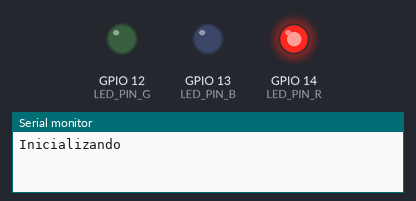
Simulated run of this sketch. Board: ESP32. Shown: output pins drawn as LEDs (lit = HIGH), the last lines printed to the serial monitor. WiFi joins after 1.5 s; servers stay silent unless stated; a WiFi scan finds three made-up networks; storage starts empty.

Above: at 0.1 s.
At 2.1 s:
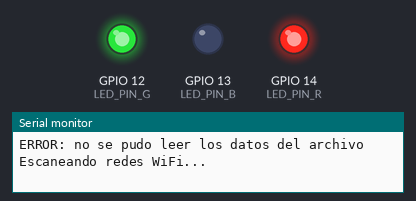
At 37.6 s:
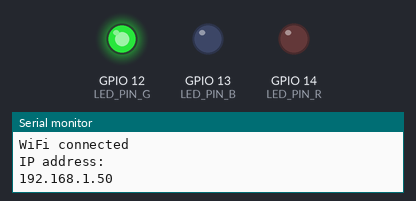
Timing chart, 0 to 40.0 s (numbered marks = the images above):
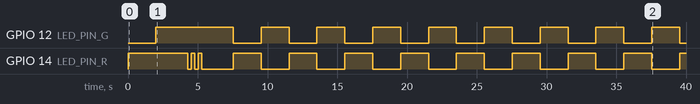

Measured:
- by itself, GPIO 12 (LED_PIN_G): repeats every 4.0 s: LOW 2.0 s, HIGH 2.0 s
- by itself, GPIO 14 (LED_PIN_R): LOW → HIGH at 0.00 s, → LOW 4.3 s later, → HIGH 0.25 s later, → LOW 0.25 s later, … (23 changes in this stretch)

The sketch:

Modulo_0.ino
```cpp
#include <Arduino.h>
#include "FS.h"
#include "SD.h"
#include "SPI.h"
#include <WiFi.h>


#define LED_PIN_R 14
#define LED_PIN_G 12
#define LED_PIN_B 13

String datosW[2];

/* ------------------------------------------------------- */

void parpadeoLed(int pinLed){
  digitalWrite(pinLed, !digitalRead(pinLed));
}

/* ------------------------------------------------------- */
bool escanearWifi(){
  Serial.println("Escaneando redes WiFi...");
    bool res = false;
    // WiFi.scanNetworks will return the number of networks found
    int n = WiFi.scanNetworks();
    Serial.println("Escaneo completo");
    if (n == 0) {
        Serial.println("ERROR: No se encuentran redes WiFi");
        return res;
    } else {
        Serial.print(n);
        Serial.println(" redes disponibles.");
        Serial.print("Buscando red ");
        Serial.print(datosW[0]);
        Serial.println(" de la configuración.");

        for (int i = 0; i < n; ++i) {
            // Print SSID and RSSI for each network found
            datosW[0].trim();
            if( WiFi.SSID(i) == datosW[0] ){
              Serial.print("Red registrada: ");
              res = true;
              }
              else{
                Serial.print("Red desconocida: ");
              }
            Serial.println(WiFi.SSID(i));
        }
    }
    Serial.println("");
    return res;
}


/* ------------------------------------------------------- */
void conectarWifi(const char* ssid, const char* pass){
    Serial.print("Connecting to ");
    Serial.println(ssid);

    WiFi.begin(ssid, pass);

    while (WiFi.status() != WL_CONNECTED) {
        delay(250);
        parpadeoLed(LED_PIN_R);
    }

    Serial.println("");
    Serial.println("WiFi connected");
    Serial.println("IP address: ");
    Serial.println(WiFi.localIP());

    //return WiFi.status();
}


/* ------------------------------------------------------- */
bool leerArchivoWiFi(fs::FS &fs, const char * path){

    Serial.printf("Accediendo al archivo: %s\n", path);

    File file = fs.open(path);
    if(!file){
        Serial.print("ERROR: No se pudo encontrar el archivo ");
        Serial.println(path);
        return false;
    }
    int lineas = 0;
    char ch;
    while(file.available()){
        ch=file.read();
        if(ch == '\n'){
          lineas++;
        }
        else{
          datosW[lineas] = datosW[lineas] + ch;
        }
    }
    file.close();
    return true;
}


/* ------------------------------------------------------- */
bool inicializarSd(){
  if(!SD.begin()){
        Serial.println("Error: No se pudo montar tarjeta SD");
        return false;
    }

    //
    uint8_t cardType = SD.cardType();

    if(cardType == CARD_NONE){
        Serial.println("Error: No hay tarjeta SD en el lector");
        return false;
    }

    uint64_t cardSize = SD.cardSize() / (1024 * 1024);
    Serial.printf("Tamaño de tarjeta SD: %lluMB\n", cardSize);
    return true;
}


/* ------------------------------------------------------- */
void setup() {
  // put your setup code here, to run once:
      pinMode(LED_PIN_R, OUTPUT);
      pinMode(LED_PIN_G, OUTPUT);
      pinMode(LED_PIN_B, OUTPUT);

      Serial.begin(115200);
      Serial.println("Inicializando");
      digitalWrite(LED_PIN_R, HIGH);
    // Set WiFi to station mode and disconnect from an AP if it was previously connected
    WiFi.mode(WIFI_STA);
    WiFi.disconnect();
    delay(2000);

    //Inicializando SD
    digitalWrite(LED_PIN_G, HIGH);
    const char* ssid;
    const char* pass;

    if( inicializarSd() ){
        if( leerArchivoWiFi(SD,"/wifi.txt" )){
          Serial.println("Leyendo datos del archivo...");
          ssid = datosW[0].c_str();
          pass = datosW[1].c_str();
        }
        else{
          Serial.println("ERROR: no se pudo leer los datos del archivo");
        }
    }
    else{
      while(true){
          digitalWrite(LED_PIN_G, !digitalRead(LED_PIN_G));
          delay(500);
        }
    }


    //pass = datosW[1];

    escanearWifi();

    conectarWifi(ssid, pass);

    while(true){
      digitalWrite(LED_PIN_R, !digitalRead(LED_PIN_R));
      delay(2000);
      digitalWrite(LED_PIN_G, !digitalRead(LED_PIN_G));
    }

}


void loop() {
  // put your main code here, to run repeatedly:


}
```
